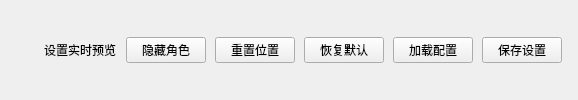
          <widget class="QFrame" name="footer">
            <layout class="QHBoxLayout" name="footerLayout" stretch="0,1,0">
              <property name="leftMargin">
                <number>16</number>
              </property>
              <property name="topMargin">
                <number>16</number>
              </property>
              <property name="rightMargin">
                <number>16</number>
              </property>
              <property name="bottomMargin">
                <number>16</number>
              </property>
              <property name="spacing">
                <number>10</number>
              </property>
              <item>
                <widget class="QLabel" name="footerIcon">
                  <property name="text">
                    <string />
                  </property>
                  <property name="minimumSize">
                    <size>
                      <width>18</width>
                      <height>18</height>
                    </size>
                  </property>
                  <property name="maximumSize">
                    <size>
                      <width>18</width>
                      <height>18</height>
                    </size>
                  </property>
                </widget>
              </item>
              <item>
                <widget class="QLabel" name="footerHint">
                  <property name="text">
                    <string>设置实时预览</string>
                  </property>
                
                  <property name="wordWrap"><bool>true</bool></property>
                </widget>
              </item>
              <item>
                <widget class="QWidget" name="footerButtons">
                  <layout class="QHBoxLayout" name="footerButtonsLayout">
                    <property name="leftMargin">
                      <number>0</number>
                    </property>
                    <property name="topMargin">
                      <number>0</number>
                    </property>
                    <property name="rightMargin">
                      <number>0</number>
                    </property>
                    <property name="bottomMargin">
                      <number>0</number>
                    </property>
                    <property name="spacing">
                      <number>9</number>
                    </property>
                    <item>
                      <widget class="QPushButton" name="hideButton">
                        <property name="text">
                          <string>隐藏角色</string>
                        </property>
                        <property name="cursor">
                          <cursorShape>PointingHandCursor</cursorShape>
                        </property>
                      </widget>
                    </item>
                    <item>
                      <widget class="QPushButton" name="resetPositionButton">
                        <property name="text"><string>重置位置</string></property>
                        <property name="toolTip"><string>只将角色移回桌面右下角，不改变其他设置</string></property>
                      </widget>
                    </item>
                    <item>
                      <widget class="QPushButton" name="resetButton">
                        <property name="text">
                          <string>恢复默认</string>
                        </property>
                        <property name="cursor">
                          <cursorShape>PointingHandCursor</cursorShape>
                        </property>
                      </widget>
                    </item>
                    <item>
                      <widget class="QPushButton" name="loadSettingsButton">
                        <property name="text"><string>加载配置</string></property>
                        <property name="toolTip"><string>选择配置文件，加载全部页面的设置</string></property>
                      </widget>
                    </item>
                    <item>
                      <widget class="QPushButton" name="saveButton">
                        <property name="text">
                          <string>保存设置</string>
                        </property>
                        <property name="cursor">
                          <cursorShape>PointingHandCursor</cursorShape>
                        </property>
                      </widget>
                    </item>
                  </layout>
                </widget>
              </item>
            </layout>
          </widget>
